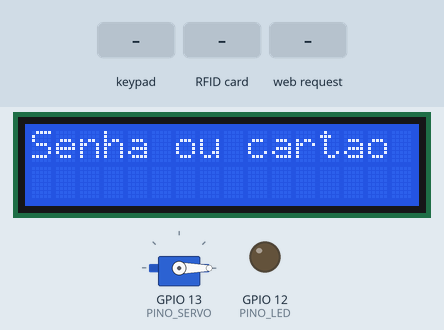
Bench run of a sketch on a simulated ESP32. On the bench: servo, 16×2 character LCD, output pins drawn as LEDs (lit = HIGH). Inputs (shaded band) come from the test bench. What the sketch prints to the serial monitor is not drawn.

Above: at 3.7 s.
3.8 s: keypad keys 4 5 6 7 # pressed 0.4 s apart
At 6.3 s:
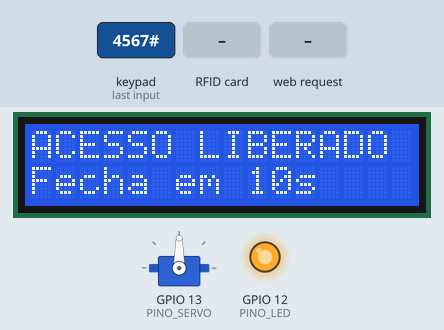
7.3 s: RFID card 5E 7A 19 C4 held to the reader
At 8.8 s:
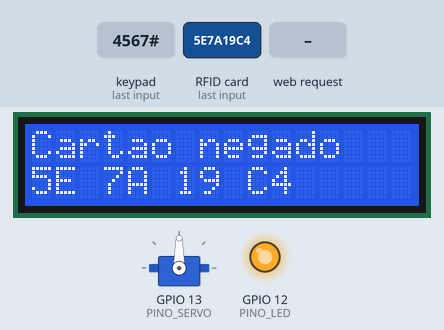
10.3 s: RFID card 84 17 D8 06 held to the reader
At 12.2 s:
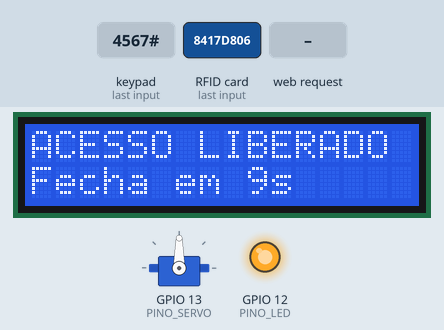
13.3 s: HTTP request GET /abrir received
14.8 s: key '*' pressed
17.0 s: key '8' pressed
At 20.77 s:
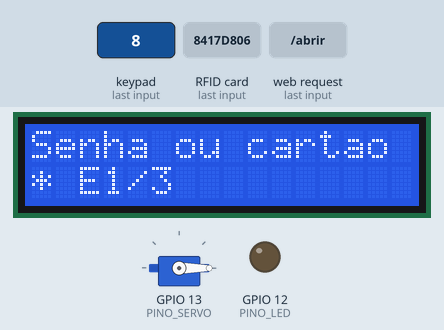
Timing chart, 0 to 21.0 s (numbered marks = the images above; inputs shaded):
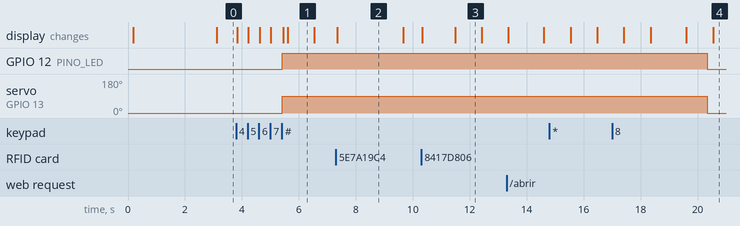

The sketch:

esp32_server.ino
```cpp
#include <WiFi.h>
#include <WebServer.h>
#include <ESP32Servo.h>
#include <Adafruit_Keypad.h>
#include <Wire.h>
#include <LiquidCrystal_I2C.h>
#include <SPI.h>
#include <MFRC522.h>

// ===== CONFIGURAÇÕES =====
const char* SENHA        = "4567";     // use só 0,4,5,6,7,8,9
const char* SENHA_ADMIN  = "9090";     // desbloqueia pelo navegador
const char* WIFI_SSID    = "Vault32";
const char* WIFI_PASS    = "vault1234";
const int   MAX_ERROS    = 3;
const unsigned long TEMPO_ABERTO   = 10000;  // 10 s
const unsigned long TEMPO_BLOQUEIO = 30000;  // 30 s
const int ANG_FECHADO = 0;
const int ANG_ABERTO  = 90;

// UIDs autorizados (formato: bytes em HEX, maiúsculos, separados por espaço)
// Só o cartão branco abre. A tag azul (8B 1A BE 06) fica de fora de propósito: é negada.
const char* UIDS_AUTORIZADOS[] = {
  "84 17 D8 06"    // cartão branco (autorizado)
};
const int N_UIDS = sizeof(UIDS_AUTORIZADOS) / sizeof(UIDS_AUTORIZADOS[0]);

// ===== PINOS =====
const int PINO_LED   = 12;
const int PINO_SERVO = 13;
const int PINO_SDA   = 21;
const int PINO_SCL   = 22;
const int RFID_SS    = 5;
const int RFID_RST   = 4;
const int RFID_SCK   = 18;
const int RFID_MISO  = 19;
const int RFID_MOSI  = 23;

const byte LINHAS = 3, COLUNAS = 3;
char teclas[LINHAS][COLUNAS] = {
  {'4','5','6'},
  {'7','8','9'},
  {'*','0','#'}
};
byte pinosLinhas[LINHAS]   = {32, 14, 27};
byte pinosColunas[COLUNAS] = {26, 25, 33};

Adafruit_Keypad teclado = Adafruit_Keypad(
  makeKeymap(teclas), pinosLinhas, pinosColunas, LINHAS, COLUNAS);
Servo servo;
WebServer server(80);
LiquidCrystal_I2C *lcd = nullptr;
MFRC522 rfid(RFID_SS, RFID_RST);
bool rfidOk = false;

enum Estado { FECHADO, ABERTO, BLOQUEADO };
Estado estado = FECHADO;
int erros = 0;
unsigned long tAberto = 0, tBloqueio = 0;
String digitado = "";

const int NLOG = 8;
String logs[NLOG];
int nlogs = 0;

String ultimaL1 = "", ultimaL2 = "";
String msgL1 = "", msgL2 = "";
unsigned long tMsg = 0;

void registrar(String msg) {
  String linha = String(millis() / 1000) + "s: " + msg;
  if (nlogs < NLOG) logs[nlogs++] = linha;
  else { for (int i = 1; i < NLOG; i++) logs[i-1] = logs[i]; logs[NLOG-1] = linha; }
  Serial.println(linha);
}

String pad16(String s) {
  while (s.length() < 16) s += ' ';
  return s.substring(0, 16);
}

void mostrarTemp(String a, String b) {
  msgL1 = a; msgL2 = b; tMsg = millis() + 2000;
}

void iniciarLCD() {
  Wire.begin(PINO_SDA, PINO_SCL);
  byte enderecos[2] = {0x27, 0x3F};
  for (int i = 0; i < 2; i++) {
    Wire.beginTransmission(enderecos[i]);
    if (Wire.endTransmission() == 0) {
      lcd = new LiquidCrystal_I2C(enderecos[i], 16, 2);
      lcd->init();
      lcd->backlight();
      Serial.print("LCD encontrado em 0x");
      Serial.println(enderecos[i], HEX);
      return;
    }
  }
  Serial.println("LCD nao encontrado (o Vault32 segue sem display)");
}

void iniciarRFID() {
  SPI.begin(RFID_SCK, RFID_MISO, RFID_MOSI, RFID_SS);
  rfid.PCD_Init();
  delay(50);
  byte v = rfid.PCD_ReadRegister(MFRC522::VersionReg);
  rfidOk = (v != 0x00 && v != 0xFF);
  Serial.print("RC522 versao: 0x");
  Serial.println(v, HEX);
  if (!rfidOk) Serial.println("RC522 nao respondeu (o Vault32 segue sem RFID)");
}

void desenharLCD() {
  if (!lcd) return;
  String l1, l2;
  if (millis() < tMsg) {
    l1 = msgL1;
    l2 = msgL2;
  } else if (millis() < 3000) {
    l1 = "Vault32";
    l2 = "192.168.4.1";
  } else if (estado == ABERTO) {
    long r = (TEMPO_ABERTO - (millis() - tAberto)) / 1000 + 1;
    l1 = "ACESSO LIBERADO";
    l2 = "Fecha em " + String(r) + "s";
  } else if (estado == BLOQUEADO) {
    long r = (TEMPO_BLOQUEIO - (millis() - tBloqueio)) / 1000 + 1;
    l1 = "BLOQUEADO";
    l2 = "Aguarde " + String(r) + "s";
  } else {
    l1 = "Senha ou cartao";
    l2 = "";
    for (unsigned int i = 0; i < digitado.length(); i++) l2 += '*';
    if (erros > 0) l2 += " E" + String(erros) + "/" + String(MAX_ERROS);
  }
  l1 = pad16(l1);
  l2 = pad16(l2);
  if (l1 != ultimaL1) { lcd->setCursor(0, 0); lcd->print(l1); ultimaL1 = l1; }
  if (l2 != ultimaL2) { lcd->setCursor(0, 1); lcd->print(l2); ultimaL2 = l2; }
}

void abrir(String origem) {
  estado = ABERTO; erros = 0; tAberto = millis(); tMsg = 0;
  servo.write(ANG_ABERTO);
  digitalWrite(PINO_LED, HIGH);
  registrar("ABERTO (" + origem + ")");
}

void fechar() {
  estado = FECHADO;
  servo.write(ANG_FECHADO);
  digitalWrite(PINO_LED, LOW);
  registrar("FECHADO");
}

void errar(String origem) {
  erros++;
  registrar("Acesso negado (" + origem + ") " + String(erros) + "/" + String(MAX_ERROS));
  if (erros >= MAX_ERROS) {
    estado = BLOQUEADO; tBloqueio = millis();
    servo.write(ANG_FECHADO);
    digitalWrite(PINO_LED, LOW);
    registrar("BLOQUEADO");
  }
}

void desbloquear(String origem) {
  estado = FECHADO; erros = 0;
  registrar("DESBLOQUEADO (" + origem + ")");
}

String nomeEstado() {
  if (estado == ABERTO) return "ABERTO";
  if (estado == BLOQUEADO) return "BLOQUEADO";
  return "FECHADO";
}

bool uidAutorizado(String uid) {
  for (int i = 0; i < N_UIDS; i++) {
    if (uid == String(UIDS_AUTORIZADOS[i])) return true;
  }
  return false;
}

void lerRFID() {
  if (!rfidOk) return;
  if (!rfid.PICC_IsNewCardPresent() || !rfid.PICC_ReadCardSerial()) return;

  String uid = "";
  for (byte i = 0; i < rfid.uid.size; i++) {
    String h = String(rfid.uid.uidByte[i], HEX);
    h.toUpperCase();
    if (h.length() < 2) h = "0" + h;
    if (i > 0) uid += " ";
    uid += h;
  }
  Serial.println("UID: " + uid);
  rfid.PICC_HaltA();
  rfid.PCD_StopCrypto1();

  if (estado == BLOQUEADO) {
    mostrarTemp("BLOQUEADO", "Cartao ignorado");
    return;
  }
  if (uidAutorizado(uid)) {
    abrir("cartao");
  } else {
    mostrarTemp("Cartao negado", uid);
    errar("cartao");
  }
  desenharLCD();
}

const char PAGINA[] PROGMEM = R"rawliteral(
<!DOCTYPE html><html><head><meta charset="utf-8">
<meta name="viewport" content="width=device-width,initial-scale=1">
<title>Vault32</title>
<style>
body{font-family:sans-serif;max-width:420px;margin:20px auto;padding:0 12px;text-align:center}
#st{font-size:2em;font-weight:bold;padding:14px;border-radius:10px;color:#fff;background:#888}
input,button{font-size:1.1em;padding:10px;margin:6px;width:90%}
pre{text-align:left;background:#eee;padding:8px;font-size:.85em}
</style></head><body>
<h2>Vault32</h2>
<div id="st">...</div>
<p id="inf"></p>
<input id="s" type="password" placeholder="Senha">
<button onclick="acao('abrir')">Abrir</button>
<button onclick="acao('desbloquear')">Desbloquear (senha admin)</button>
<p id="msg"></p>
<h4>Histórico</h4><pre id="log"></pre>
<script>
function acao(a){
  fetch('/'+a+'?s='+encodeURIComponent(document.getElementById('s').value))
   .then(r=>r.text()).then(t=>{document.getElementById('msg').innerText=t;atualiza();});
}
function atualiza(){
  fetch('/estado').then(r=>r.json()).then(d=>{
    var e=document.getElementById('st');
    e.innerText=d.estado;
    e.style.background=d.estado=='ABERTO'?'#2a9d3a':(d.estado=='BLOQUEADO'?'#c0392b':'#555');
    document.getElementById('inf').innerText='Erros: '+d.erros+'/'+d.max+(d.restante>0?'  |  '+d.restante+'s restantes':'');
    document.getElementById('log').innerText=d.log.join('\n');
  }).catch(()=>{});
}
setInterval(atualiza,1000);atualiza();
</script></body></html>
)rawliteral";

void hEstado() {
  long restante = 0;
  if (estado == ABERTO) restante = (TEMPO_ABERTO - (millis() - tAberto)) / 1000 + 1;
  if (estado == BLOQUEADO) restante = (TEMPO_BLOQUEIO - (millis() - tBloqueio)) / 1000 + 1;
  String j = "{\"estado\":\"" + nomeEstado() + "\",\"erros\":" + String(erros) +
             ",\"max\":" + String(MAX_ERROS) + ",\"restante\":" + String(restante) + ",\"log\":[";
  for (int i = 0; i < nlogs; i++) { if (i) j += ","; j += "\"" + logs[i] + "\""; }
  j += "]}";
  server.send(200, "application/json", j);
}

void hAbrir() {
  if (estado == BLOQUEADO) { server.send(200, "text/plain", "Sistema bloqueado."); return; }
  if (server.arg("s") == SENHA) { abrir("web"); server.send(200, "text/plain", "Aberto!"); }
  else { errar("web"); server.send(200, "text/plain", "Senha errada."); }
}

void hDesbloquear() {
  if (server.arg("s") == SENHA_ADMIN) { desbloquear("web"); server.send(200, "text/plain", "Desbloqueado."); }
  else server.send(200, "text/plain", "Senha admin errada.");
}

void setup() {
  Serial.begin(115200);
  pinMode(PINO_LED, OUTPUT);
  servo.setPeriodHertz(50);
  servo.attach(PINO_SERVO, 500, 2400);
  servo.write(ANG_FECHADO);
  teclado.begin();
  iniciarLCD();
  iniciarRFID();

  WiFi.softAP(WIFI_SSID, WIFI_PASS);
  server.on("/", []() { server.send_P(200, "text/html", PAGINA); });
  server.on("/estado", hEstado);
  server.on("/abrir", hAbrir);
  server.on("/desbloquear", hDesbloquear);
  server.begin();

  Serial.println("Vault32 iniciado");
  Serial.print("Wi-Fi: "); Serial.print(WIFI_SSID);
  Serial.print("  IP: "); Serial.println(WiFi.softAPIP());
  registrar("Sistema iniciado");
  desenharLCD();
}

void loop() {
  server.handleClient();

  teclado.tick();
  while (teclado.available()) {
    keypadEvent e = teclado.read();
    if (e.bit.EVENT != KEY_JUST_PRESSED) continue;
    char k = (char)e.bit.KEY;
    Serial.print("Tecla: "); Serial.println(k);
    if (estado == BLOQUEADO) continue;
    if (k == '*') digitado = "";
    else if (k == '#') {
      if (digitado == SENHA) abrir("teclado"); else errar("teclado");
      digitado = "";
    } else if (digitado.length() < 8) digitado += k;
    desenharLCD();
  }

  lerRFID();

  if (estado == ABERTO && millis() - tAberto >= TEMPO_ABERTO) fechar();
  if (estado == BLOQUEADO && millis() - tBloqueio >= TEMPO_BLOQUEIO) desbloquear("tempo");

  static unsigned long tLcd = 0;
  if (millis() - tLcd > 300) { tLcd = millis(); desenharLCD(); }
  delay(5);
}
```

Measured:
- after the input at 3.8 s, GPIO 12 (PINO_LED): LOW → HIGH after 1.6 s; servo on GPIO 13 (PINO_SERVO): 0° → 90° after 1.6 s; the display: first changes at once (image 1 shows a later state)
- after the input at 7.3 s, the display: changes after 0.06 s (image 2)
- after the input at 17.0 s, the display: first differs from a run without the input after 3.5 s (image 4)
- what the display in image 1 shows lasts 0.9 s, from 5.6 s to 6.5 s
- what the display in image 2 shows lasts 2.3 s, from 7.4 s to 9.7 s
